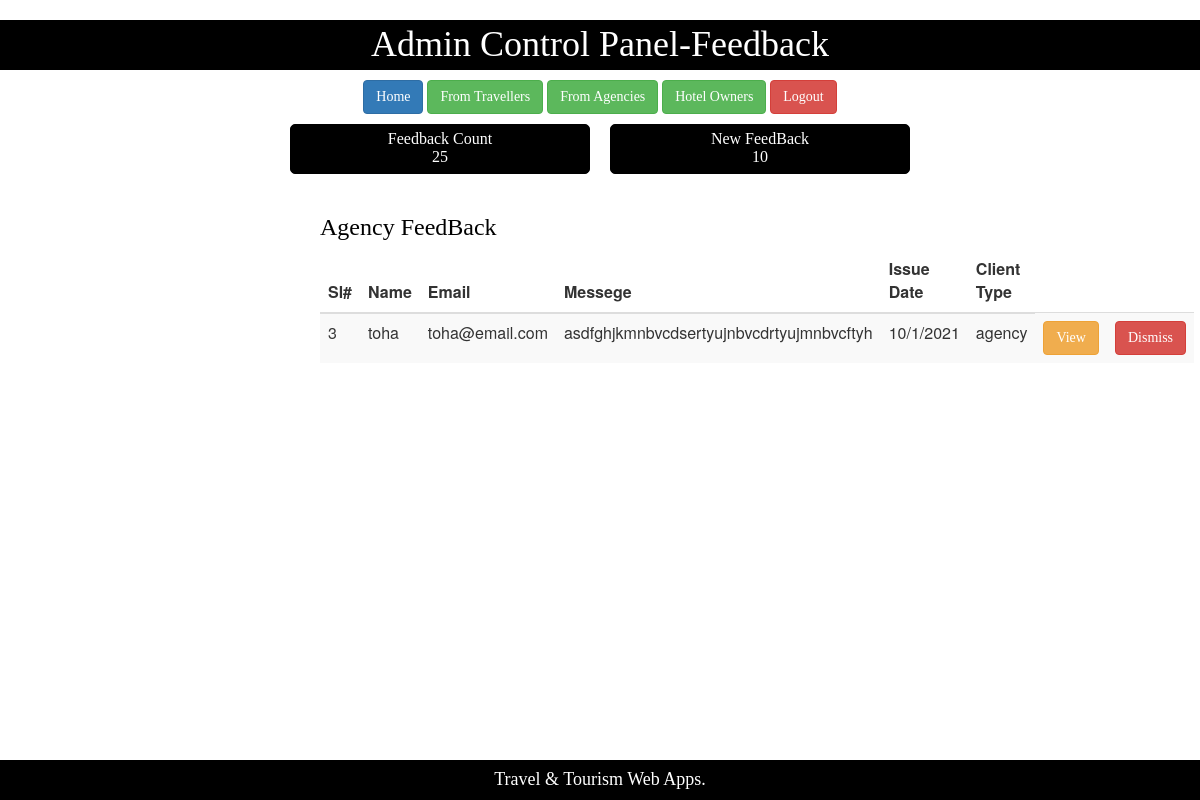
/Admin_FeedCtrl_Agency.php, run on the app's committed database.
### tables this page shows
CREATE TABLE `feedback` (
  `sl` int(5) NOT NULL,
  `name` varchar(30) NOT NULL,
  `email` varchar(30) NOT NULL,
  `messege` text NOT NULL,
  `date` varchar(20) NOT NULL,
  `type` varchar(10) NOT NULL
);

### models/db_config.php (called while the page is built, shortened)
<?php
	$db_server="localhost";
	$db_user="root";
	$db_password="";
	$db_name="wt_sp21_f";
	function get($query){
		global $db_server,$db_user,$db_password,$db_name;
		$conn = mysqli_connect($db_server,$db_user,$db_password,$db_name);
		$result = mysqli_query($conn,$query);
		$data=array();
		if(mysqli_num_rows($result) > 0){
			while($row=mysqli_fetch_assoc($result)){
				$data[] = $row;
			}
		}
		return $data;
	}
?>

### controllers/Admin_FeedBackController.php (called while the page is built, shortened)
<?php
require_once "models/db_config.php";
function getAllAgenciesData()
{
	$query="SELECT * from feedback WHERE type='agency'";
    $result = get($query);
    return $result;
}
?>

### Admin_FeedCtrl_Agency.php (the view, shortened to what this page needs)
<?php
include 'Admin_Feed_Header.php';
require_once "controllers/Admin_FeedBackController.php";
$result = getAllAgenciesData();
?>
<div>
	<table  align="center">
		<tr>
			<td>
				<div class="card">
				<span class="text-white"> Feedback Count <br>
					25
				</span>
				</div>
			</td>
			<td>
				<div class="card">
				<span class="text-white"> New FeedBack <br>
					10
				</span>
				</div>
			</td>
		</tr>
	</table>
</div>
<div class="center">
	<h3 class="text">Agency FeedBack</h3>
	<table class="table table-striped">
		<thead>
			<th>Sl#</th>
			<th>Name</th>
			<th>Email</th>
			<th>Messege</th>
			<th>Issue Date</th>
			<th>Client Type</th>
		</thead>
		<?php
		foreach($result as $row):?>
		<tbody>
			<td><?php echo $row["sl"];?></td>
			<td><?php echo $row["name"];?></td>
			<td><?php echo $row["email"];?></td>
			<td><?php echo $row["messege"]?></td>
			<td><?php echo $row["date"];?></td>
			<td><?php echo $row["type"];?></td>
            <td><a href="Admin_ViewFeed.php?id=<?php echo $row['sl']?>" class="btn btn-warning">View</a></td>
            <td><a href="controllers/Admin_FeedDismissController.php?id=<?php echo $row['sl']?>" class="btn btn-danger">Dismiss</a></td>
		</tbody>
		<?php endforeach;?>
	</table>
</div>
<?php include 'Admin_Home_Footer.php';?>

### styles/mystyle.css (style rules this page uses)
body { background-color:white; padding:0px; }
.card { border:1px solid black; width:300px; height:50px; margin-left:10px; margin-right:10px; margin-top:10px; border-radius: 5px; text-align: center; background-color:black; padding:5px; }
.text { font-family:consolas; color:black; }
.text-white { font-family:consolas; color:white; }
.center { margin: 0 auto; width:50% ; padding:20px; }
.btn { font-family:consolas; }

### data on the page
feedback: sl "3", name "toha", email "toha@email.com", messege "asdfghjkmnbvcdsertyujnbvcdrtyujmnbvcftyh", date "10/1/2021", type "agency"
